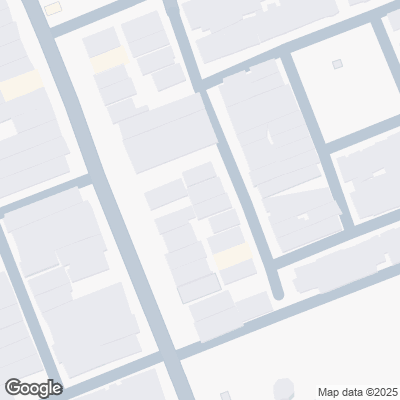
#> input picture data/delhi_grid_images/grid_10317.png, 400 x 400 px; its folder holds only this picture in this run
$ python -i image_feature_extractor.py   (imports and definitions only)
#> lines starting #> are read from the running program, lines starting #| are printed output that depends on the picture; after the words box and inside, x2 and y2 are one past the last pixel; in counts of white or black regions, pixels touching at a corner belong together
import os
import cv2
import numpy as np
import pandas as pd
from tqdm import tqdm
from pathlib import Path

IMAGE_DIR = Path(__file__).parents[4] / "data" / "delhi_grid_images"


class ImageFeatureExtractor:
    def __init__(self):
        self.image_dir = IMAGE_DIR

    def __call__(self) -> pd.DataFrame:
        features_list = []
        for filename in tqdm(
            os.listdir(self.image_dir), desc="Extracting Image Features"
        ):
            try:
                grid_id = int(filename.split("_")[1].split(".")[0])
            except (IndexError, ValueError):
                continue

            filepath = self.image_dir / filename
            features = self.extract_image_features(str(filepath))

            if features:
                features["grid_id"] = grid_id
                features_list.append(features)

        return pd.DataFrame(features_list)

    def extract_image_features(self, image_path):
        self.img = cv2.imread(image_path)
#> self.img is the input picture: shape (400, 400, 3); mean B, G, R 237.4, 233.3, 231.4
        if self.img is None:
            return None

        self.total_pixels = self.img.shape[0] * self.img.shape[1]
#> self.total_pixels = 160000

        return {
            "green_cover_ratio": self.extract_green_cover_ratio(),
            "edge_density": self.calculate_edge_density(),
            "structural_complexity": self.calculate_structural_complexity(),
        }

    def extract_green_cover_ratio(self):
        hsv = cv2.cvtColor(self.img, cv2.COLOR_BGR2HSV)
#> hsv: shape (400, 400, 3); mean H, S, V 69.7, 7.9, 238

        lower_green = np.array([25, 30, 30])
        upper_green = np.array([95, 255, 255])

        green_mask = cv2.inRange(hsv, lower_green, upper_green)
#> green_mask: shape (400, 400); every value is 0
        green_pixels = cv2.countNonZero(green_mask)
#> green_pixels = 0
        green_cover_ratio = green_pixels / self.total_pixels
#> green_cover_ratio = 0

        return green_cover_ratio

    def calculate_edge_density(self):
        gray = cv2.cvtColor(self.img, cv2.COLOR_BGR2GRAY)
        blurred = cv2.GaussianBlur(gray, (3, 3), 0)
        edges = cv2.Canny(blurred, 50, 150)
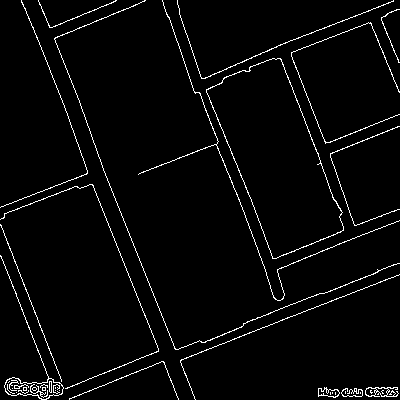
#> edges: shape (400, 400); 3.1% white in thin lines or dots

        edge_pixels = cv2.countNonZero(edges)
#> edge_pixels = 4924
        edge_density = edge_pixels / self.total_pixels
#> edge_density = 0.0308

        return edge_density

    def calculate_structural_complexity(self):
        gray = cv2.cvtColor(self.img, cv2.COLOR_BGR2GRAY)
        corners = cv2.goodFeaturesToTrack(
            gray, maxCorners=10000, qualityLevel=0.01, minDistance=5
        )
#> corners = 116 rows, first 8: [50, 381], [319, 388], [59, 387], [50, 392], [325, 388], [14, 386], [393, 390], [336, 391]

        corner_count = len(corners) if corners is not None else 0
#> corner_count = 116
        structural_complexity = (corner_count / self.total_pixels) * 10000
#> structural_complexity = 7.25

        return structural_complexity

>>> result = ImageFeatureExtractor().extract_image_features('../../../../data/delhi_grid_images/grid_10317.png')
#> result = {'green_cover_ratio': 0, 'edge_density': 0.0308, 'structural_complexity': 7.25}

$ run again, on data/delhi_grid_images/grid_1061.png
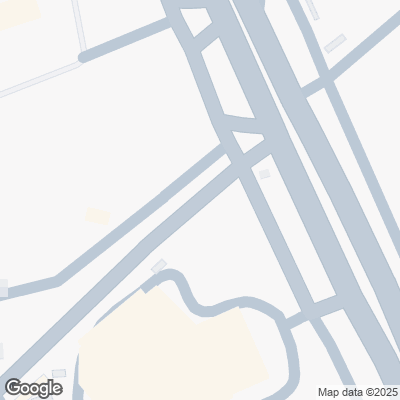
#> input picture data/delhi_grid_images/grid_1061.png, 400 x 400 px
#> in extract_image_features, self.img is the input picture: shape (400, 400, 3); mean B, G, R 236, 233.6, 231.4
#> hsv: shape (400, 400, 3); mean H, S, V 34.7, 10.1, 238.2
#> green_mask: shape (400, 400); every value is 0
#> green_pixels = 0
#> in calculate_edge_density, `edges = cv2.Canny(blurred, 50, 150)`:
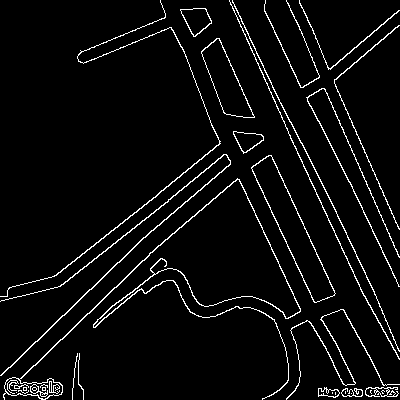
#> edges: shape (400, 400); 4.6% white in thin lines or dots
#> edge_pixels = 7360
#> edge_density = 0.046
#> corners = 101 rows, first 8: [319, 388], [50, 392], [14, 386], [50, 381], [325, 388], [46, 386], [336, 391], [386, 395]
#> corner_count = 101
#> structural_complexity = 6.31
#> result = {'green_cover_ratio': 0, 'edge_density': 0.046, 'structural_complexity': 6.31}

$ run again, on data/delhi_grid_images/grid_11121.png
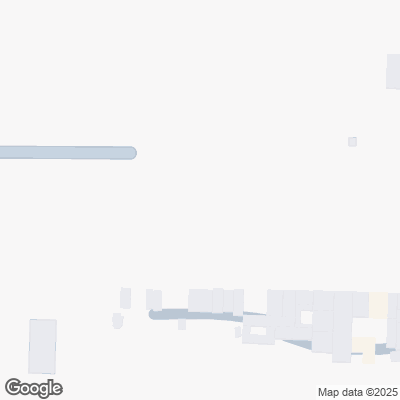
#> input picture data/delhi_grid_images/grid_11121.png, 400 x 400 px
#> in extract_image_features, self.img is the input picture: shape (400, 400, 3); mean B, G, R 245.2, 244.6, 245.2
#> hsv: shape (400, 400, 3); mean H, S, V 10.2, 1.9, 246.1
#> green_mask: shape (400, 400); every value is 0
#> green_pixels = 0
#> in calculate_edge_density, `edges = cv2.Canny(blurred, 50, 150)`:
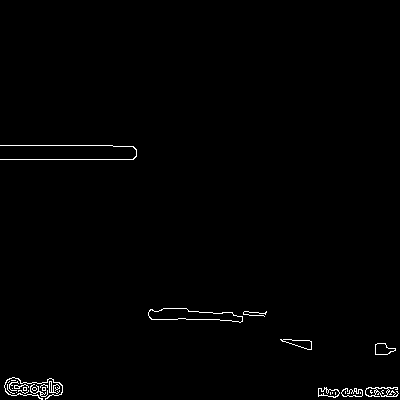
#> edges: shape (400, 400); 0.87% white in thin lines or dots, all inside (x1, y1, x2, y2) = (0, 145, 399, 400)
#> edge_pixels = 1394
#> edge_density = 0.00871
#> corners = 64 rows, first 8: [319, 388], [325, 388], [14, 386], [50, 392], [50, 381], [336, 391], [393, 390], [355, 390]
#> corner_count = 64
#> structural_complexity = 4
#> result = {'green_cover_ratio': 0, 'edge_density': 0.00871, 'structural_complexity': 4}

$ run again, on data/delhi_grid_images/grid_12458.png
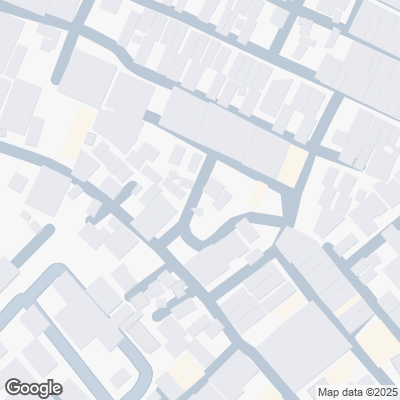
#> input picture data/delhi_grid_images/grid_12458.png, 400 x 400 px
#> in extract_image_features, self.img is the input picture: shape (400, 400, 3); mean B, G, R 236.4, 231.9, 229.7
#> hsv: shape (400, 400, 3); mean H, S, V 78.7, 9.1, 237.1
#> green_mask: shape (400, 400); every value is 0
#> green_pixels = 0
#> in calculate_edge_density, `edges = cv2.Canny(blurred, 50, 150)`:
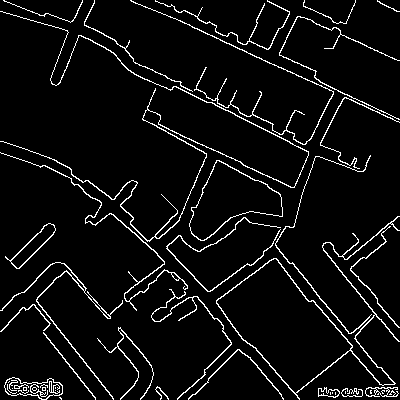
#> edges: shape (400, 400); 5.6% white in thin lines or dots
#> edge_pixels = 9030
#> edge_density = 0.0564
#> corners = 297 rows, first 8: [319, 388], [50, 392], [14, 386], [50, 381], [325, 388], [58, 387], [20, 386], [46, 386]
#> corner_count = 297
#> structural_complexity = 18.56
#> result = {'green_cover_ratio': 0, 'edge_density': 0.0564, 'structural_complexity': 18.56}
